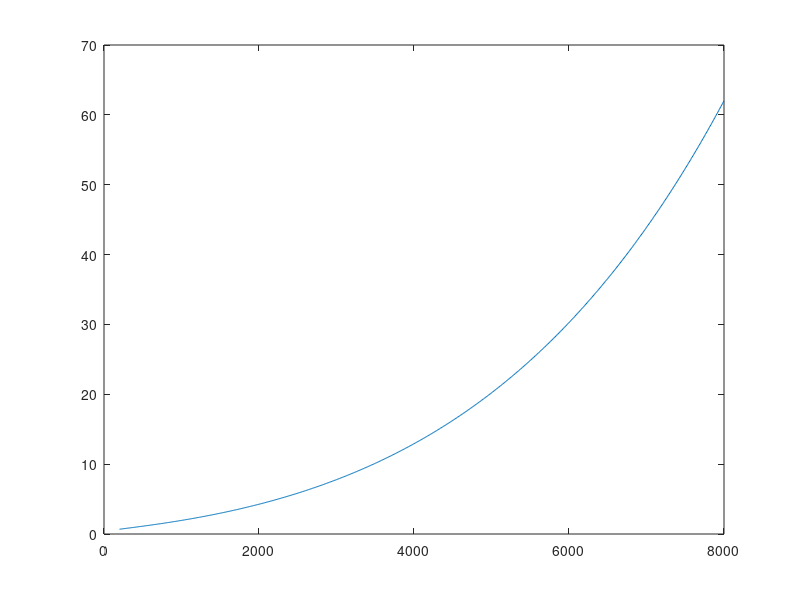
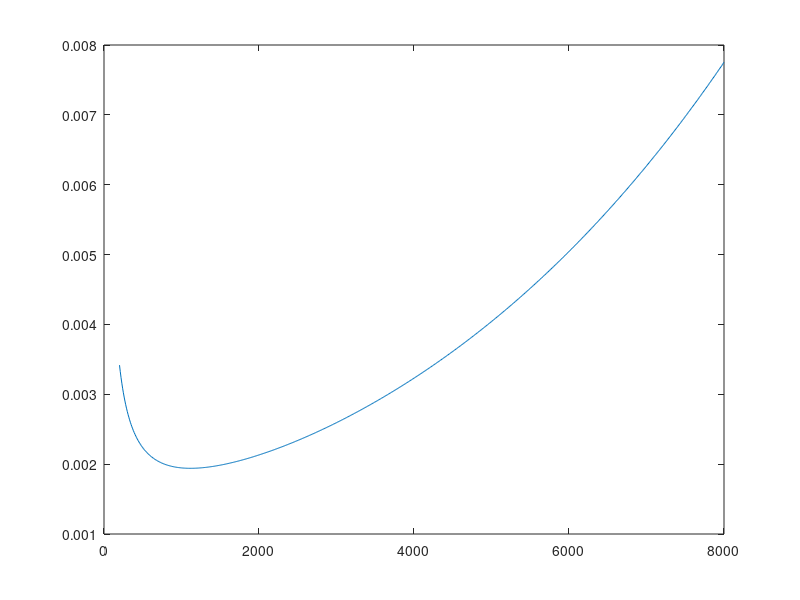
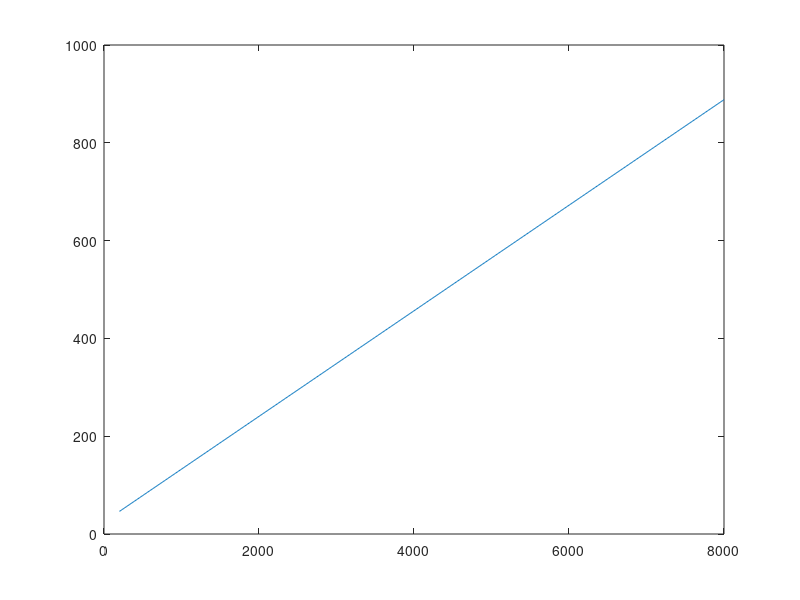
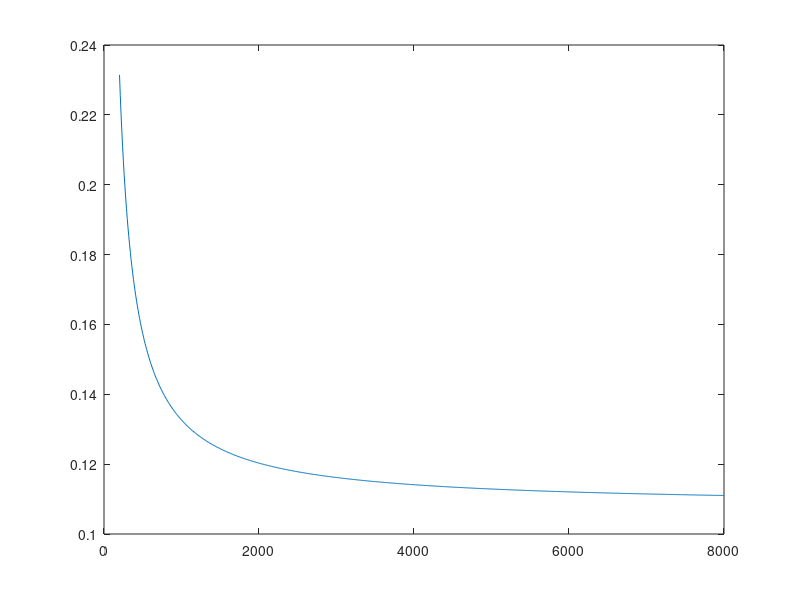

Reproduce these figures in MATLAB, in order.
f=(200:10:8000);

dlf = @(f)10.^(0.026*sqrt(f)-0.533);

erb = @(f)24.7*(4.37*f/1000+1);


figure;plot(f,dlf(f));

figure;plot(f,dlf(f)./f);

figure;plot(f,erb(f));

figure;plot(f,erb(f)./f);


figure;plot(sqrt(f),log10(dlf(f)));
set(gca,'xlim',sqrt([0 10000]),'xTick',sqrt([0 0.2 0.4 0.6 0.8 1 2 4 8]*1000));
set(gca,'xTickLabel',num2str((get(gca,'xTick').^2/1000)'));
set(gca,'ylim',log10([0.1 5000]),'yTick',log10([0.5 1 5 10 50 100 500 1000]));
set(gca,'yTickLabel',num2str((10.^(get(gca,'yTick')))'));